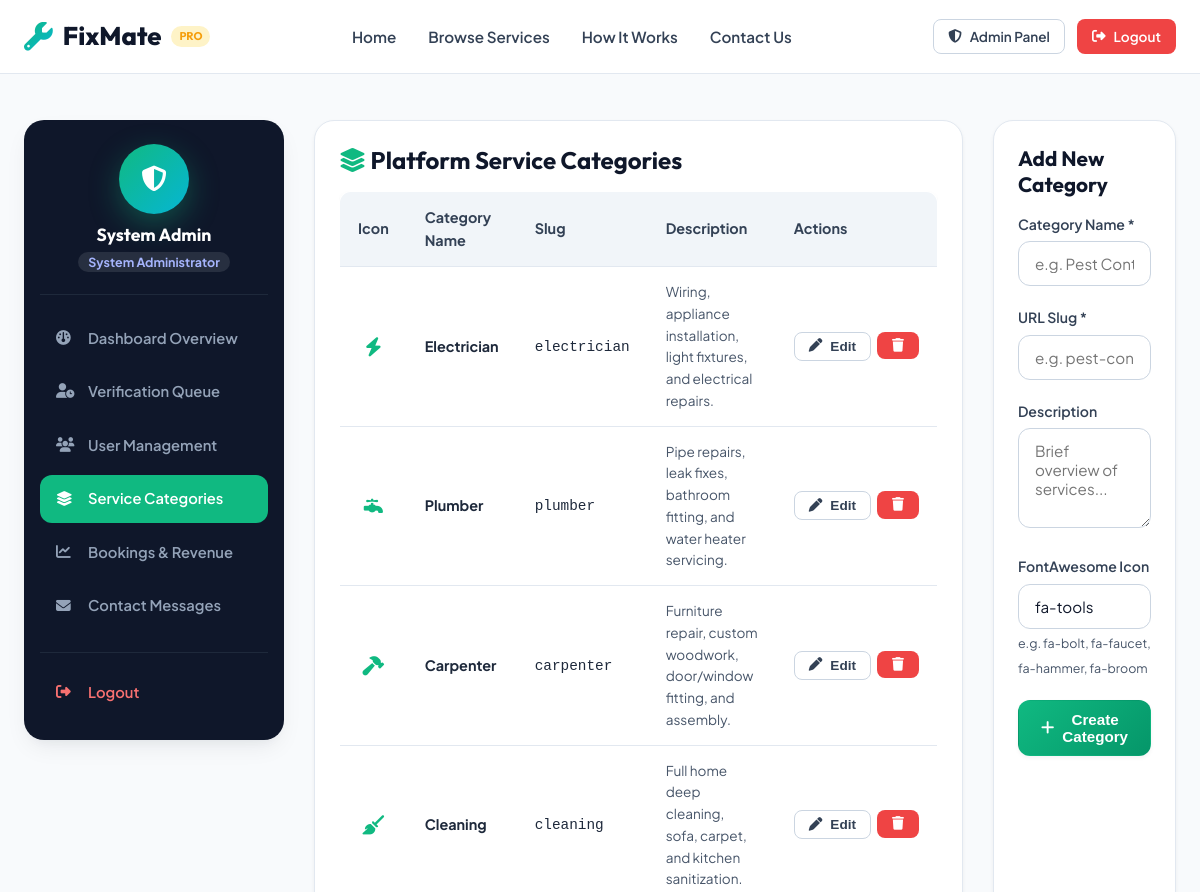
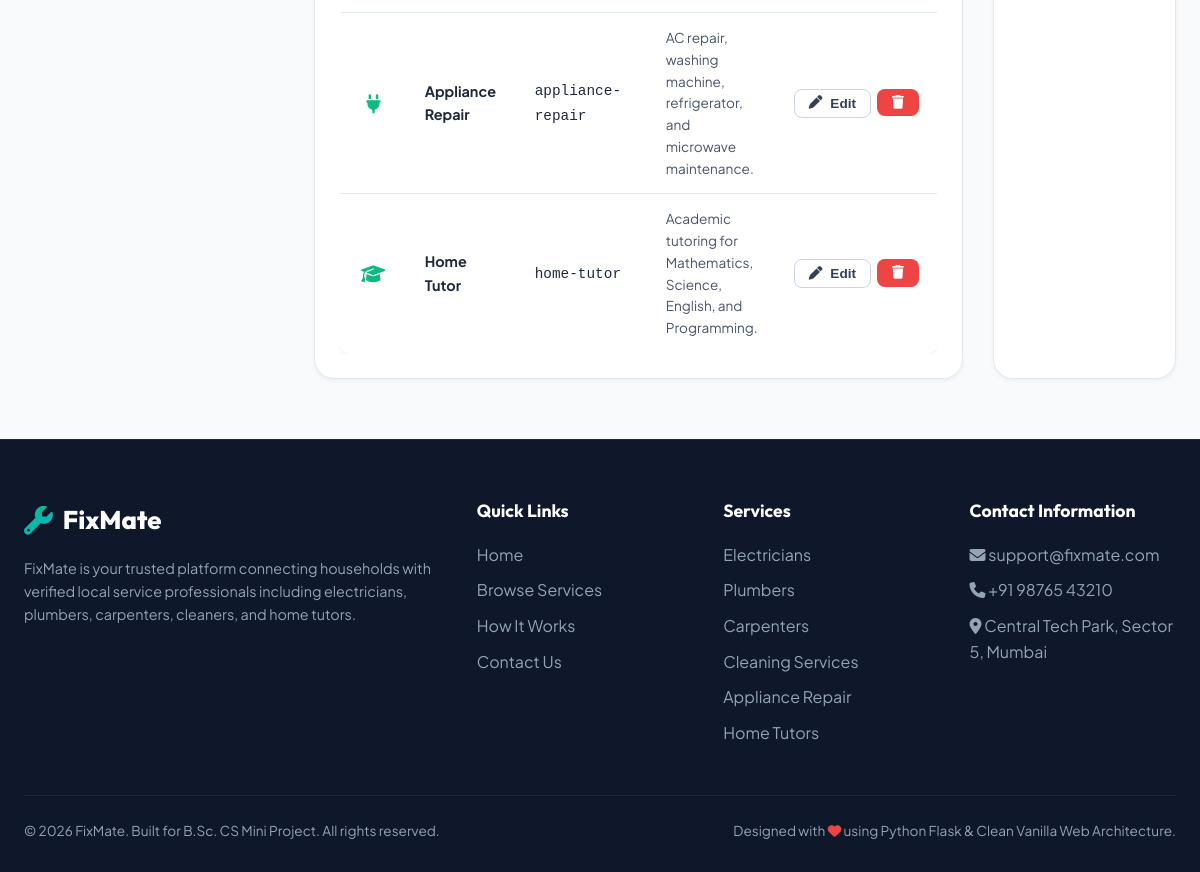
The app's page /admin/categories (signed in) with its own data (2 pictures, top to bottom).
### database.py (models this page shows, shortened)
class User(UserMixin, db.Model):
    __tablename__ = 'users'
    id = db.Column(db.Integer, primary_key=True)
    full_name = db.Column(db.String(100), nullable=False)
    email = db.Column(db.String(120), unique=True, nullable=False, index=True)
    password_hash = db.Column(db.String(255), nullable=False)
    mobile = db.Column(db.String(20), nullable=False)
    address = db.Column(db.Text, nullable=False)
    role = db.Column(db.String(20), nullable=False)  # 'customer', 'provider', 'admin'
    status = db.Column(db.String(20), default='Approved')  # 'Approved', 'Pending', 'Rejected'
    created_at = db.Column(db.DateTime, default=datetime.now)
    customer_profile = db.relationship('CustomerProfile', backref='user', uselist=False, cascade="all, delete-orphan")
    provider_profile = db.relationship('ProviderProfile', backref='user', uselist=False, cascade="all, delete-orphan")

class Category(db.Model):
    __tablename__ = 'categories'
    id = db.Column(db.Integer, primary_key=True)
    name = db.Column(db.String(80), nullable=False, unique=True)
    slug = db.Column(db.String(80), nullable=False, unique=True)
    description = db.Column(db.Text, nullable=True)
    icon = db.Column(db.String(50), default='fa-tools')
    services = db.relationship('Service', backref='category', lazy=True)

### routes/admin.py (the view)
@admin_bp.route('/categories')
def categories():
    categories_list = Category.query.all()
    return render_template('admin/categories.html', categories=categories_list, active_page='categories')

### routes/admin.py (called while the page is built)
@admin_bp.before_request
@login_required
def check_admin_role():
    if current_user.role != 'admin':
        flash('Access restricted to Platform Administrators.', 'danger')
        return redirect(url_for('public.home'))

### templates/admin/categories.html (shortened to what this page needs)
{% extends 'admin/layout.html' %}
{% block admin_content %}
<div style="display: grid; grid-template-columns: 2fr 1fr; gap: 30px;">
    <div style="background: var(--white); border: 1px solid var(--gray-200); border-radius: var(--radius-lg); padding: 24px; box-shadow: var(--shadow-sm);">
        <h2 style="font-size: 1.5rem; color: var(--dark); margin-bottom: 16px;"><i class="fa-solid fa-layer-group" style="color: var(--primary);"></i> Platform Service Categories</h2>
        {% if categories %}
            <div class="table-responsive">
                <table class="data-table">
                    <thead>
                        <tr>
                            <th>Icon</th>
                            <th>Category Name</th>
                            <th>Slug</th>
                            <th>Description</th>
                            <th>Actions</th>
                        </tr>
                    </thead>
                    <tbody>
                        {% for c in categories %}
                            <tr>
                                <td style="text-align: center; font-size: 1.2rem; color: var(--primary);">
                                    <i class="fa-solid {{ c.icon }}"></i>
                                </td>
                                <td><strong>{{ c.name }}</strong></td>
                                <td><code>{{ c.slug }}</code></td>
                                <td style="font-size: 0.85rem; color: var(--gray-600);">{{ c.description }}</td>
                                <td>
                                    <div style="display: flex; gap: 6px;">
                                        <button class="btn btn-outline btn-sm" onclick="openEditCategoryModal('{{ c.id }}', '{{ c.name }}', '{{ c.slug }}', '{{ c.description }}', '{{ c.icon }}')">
                                            <i class="fa-solid fa-pen"></i> Edit
                                        </button>
                                        <form action="{{ url_for('admin.delete_category', category_id=c.id) }}" method="POST" onsubmit="return confirm('Are you sure you want to delete this category?');" style="display: inline;">
                                            <button type="submit" class="btn btn-danger btn-sm"><i class="fa-solid fa-trash"></i></button>
                                        </form>
                                    </div>
                                </td>
                            </tr>
                        {% endfor %}
                    </tbody>
                </table>
            </div>
        {% else %}
            <p style="color: var(--gray-600);">No service categories created yet.</p>
        {% endif %}
    </div>
    <div style="background: var(--white); border: 1px solid var(--gray-200); border-radius: var(--radius-lg); padding: 24px; box-shadow: var(--shadow-sm);">
        <h3 id="category-form-title" style="font-size: 1.3rem; color: var(--dark); margin-bottom: 16px;">Add New Category</h3>
        <form id="category-form" action="{{ url_for('admin.add_category') }}" method="POST">
            <div class="form-group">
                <label for="name" class="form-label">Category Name *</label>
                <input type="text" id="name" name="name" class="form-control" placeholder="e.g. Pest Control" required>
            </div>
            <div class="form-group">
                <label for="slug" class="form-label">URL Slug *</label>
                <input type="text" id="slug" name="slug" class="form-control" placeholder="e.g. pest-control" required>
            </div>
            <div class="form-group">
                <label for="description" class="form-label">Description</label>
                <textarea id="description" name="description" class="form-control" placeholder="Brief overview of services..."></textarea>
            </div>
            <div class="form-group">
                <label for="icon" class="form-label">FontAwesome Icon</label>
                <input type="text" id="icon" name="icon" class="form-control" placeholder="fa-tools" value="fa-tools">
                <small style="color: var(--gray-600); font-size: 0.78rem;">e.g. fa-bolt, fa-faucet, fa-hammer, fa-broom</small>
            </div>
            <button type="submit" id="submit-cat-btn" class="btn btn-primary" style="width: 100%;">
                <i class="fa-solid fa-plus"></i> Create Category
            </button>
        </form>
    </div>
</div>
{% endblock %}

### templates/admin/layout.html (shortened to what this page needs)
{% extends 'base.html' %}
{% block content %}
<div class="container" style="padding-top: 30px; padding-bottom: 60px;">
    <div style="display: grid; grid-template-columns: 260px 1fr; gap: 30px; align-items: start;">
        <aside style="background: var(--dark); border-radius: var(--radius-lg); padding: 24px 16px; color: white; box-shadow: var(--shadow-md); position: sticky; top: 90px;">
            <div style="text-align: center; padding-bottom: 20px; border-bottom: 1px solid var(--gray-800); margin-bottom: 20px;">
                <div style="width: 70px; height: 70px; border-radius: 50%; background: linear-gradient(135deg, var(--primary), var(--secondary)); color: white; font-weight: 800; font-size: 1.6rem; display: flex; align-items: center; justify-content: center; margin: 0 auto 10px; box-shadow: var(--shadow-glow);">
                    <i class="fa-solid fa-shield-halved"></i>
                </div>
                <h3 style="font-size: 1.1rem; margin-bottom: 2px; color: white;">{{ current_user.full_name }}</h3>
                <span style="font-size: 0.78rem; color: #a5b4fc; font-weight: 700; background: rgba(255,255,255,0.1); padding: 2px 10px; border-radius: var(--radius-full);">System Administrator</span>
            </div>
            <ul style="list-style: none; display: flex; flex-direction: column; gap: 6px;">
                <li>
                    <a href="{{ url_for('admin.dashboard') }}" style="display: flex; align-items: center; gap: 12px; padding: 12px 16px; border-radius: var(--radius-md); font-weight: 600; font-size: 0.92rem; color: {% if active_page == 'dashboard' %}white{% else %}var(--gray-400){% endif %}; background: {% if active_page == 'dashboard' %}var(--primary){% else %}transparent{% endif %}; transition: var(--transition);">
                        <i class="fa-solid fa-gauge" style="width: 20px;"></i> Dashboard Overview
                    </a>
                </li>
                <li>
                    <a href="{{ url_for('admin.providers') }}" style="display: flex; align-items: center; gap: 12px; padding: 12px 16px; border-radius: var(--radius-md); font-weight: 600; font-size: 0.92rem; color: {% if active_page == 'providers' %}white{% else %}var(--gray-400){% endif %}; background: {% if active_page == 'providers' %}var(--primary){% else %}transparent{% endif %}; transition: var(--transition);">
                        <i class="fa-solid fa-user-clock" style="width: 20px;"></i> Verification Queue
                    </a>
                </li>
                <li>
                    <a href="{{ url_for('admin.users') }}" style="display: flex; align-items: center; gap: 12px; padding: 12px 16px; border-radius: var(--radius-md); font-weight: 600; font-size: 0.92rem; color: {% if active_page == 'users' %}white{% else %}var(--gray-400){% endif %}; background: {% if active_page == 'users' %}var(--primary){% else %}transparent{% endif %}; transition: var(--transition);">
                        <i class="fa-solid fa-users" style="width: 20px;"></i> User Management
                    </a>
                </li>
                <li>
                    <a href="{{ url_for('admin.categories') }}" style="display: flex; align-items: center; gap: 12px; padding: 12px 16px; border-radius: var(--radius-md); font-weight: 600; font-size: 0.92rem; color: {% if active_page == 'categories' %}white{% else %}var(--gray-400){% endif %}; background: {% if active_page == 'categories' %}var(--primary){% else %}transparent{% endif %}; transition: var(--transition);">
                        <i class="fa-solid fa-layer-group" style="width: 20px;"></i> Service Categories
                    </a>
                </li>
                <li>
                    <a href="{{ url_for('admin.bookings') }}" style="display: flex; align-items: center; gap: 12px; padding: 12px 16px; border-radius: var(--radius-md); font-weight: 600; font-size: 0.92rem; color: {% if active_page == 'bookings' %}white{% else %}var(--gray-400){% endif %}; background: {% if active_page == 'bookings' %}var(--primary){% else %}transparent{% endif %}; transition: var(--transition);">
                        <i class="fa-solid fa-chart-line" style="width: 20px;"></i> Bookings & Revenue
                    </a>
                </li>
                <li>
                    <a href="{{ url_for('admin.contact_messages') }}" style="display: flex; align-items: center; gap: 12px; padding: 12px 16px; border-radius: var(--radius-md); font-weight: 600; font-size: 0.92rem; color: {% if active_page == 'contact_messages' %}white{% else %}var(--gray-400){% endif %}; background: {% if active_page == 'contact_messages' %}var(--primary){% else %}transparent{% endif %}; transition: var(--transition);">
                        <i class="fa-solid fa-envelope" style="width: 20px;"></i> Contact Messages
                    </a>
                </li>
                <li style="margin-top: 16px; border-top: 1px solid var(--gray-800); padding-top: 16px;">
                    <a href="{{ url_for('auth.logout') }}" style="display: flex; align-items: center; gap: 12px; padding: 12px 16px; border-radius: var(--radius-md); font-weight: 600; font-size: 0.92rem; color: #f87171; transition: var(--transition);">
                        <i class="fa-solid fa-right-from-bracket" style="width: 20px;"></i> Logout
                    </a>
                </li>
            </ul>
        </aside>
        <main>
            {% block admin_content %}{% endblock %}
        </main>
    </div>
</div>
{% endblock %}

### static/css/style.css (style rules this page uses)
:root { --primary: #10b981; --primary-hover: #059669; --primary-light: #ecfdf5; --secondary: #06b6d4; --secondary-hover: #0891b2; --accent: #f59e0b; --accent-light: #fef3c7; --dark: #0f172a; --dark-surface: #1e293b; --light: #f8fafc; --white: #ffffff; --gray-50: #f8fafc; --gray-100: #f1f5f9; --gray-200: #e2e8f0; --gray-300: #cbd5e1; --gray-400: #94a3b8; --gray-600: #475569; --gray-700: #334155; --gray-800: #1e293b; --danger: #ef4444; --success: #10b981; --warning: #f59e0b; --radius-sm: 8px; --radius-md: 12px; --radius-lg: 20px; --radius-full: 9999px; --shadow-sm: 0 2px 4px rgba(15, 23, 42, 0.05); --shadow-md: 0 10px 25px -5px rgba(15, 23, 42, 0.08), 0 8px 10px -6px rgba(15, 23, 42, 0.04); --shadow-lg: 0 20px 35px -10px rgba(15, 23, 42, 0.12), 0 10px 15px -5px rgba(15, 23, 42, 0.06); --shadow-glow: 0 10px 30px rgba(16, 185, 129, 0.35); --transition: all 0.3s cubic-bezier(0.4, 0, 0.2, 1); }
* { margin: 0; padding: 0; box-sizing: border-box; }
body { font-family: 'Plus Jakarta Sans', sans-serif; color: var(--gray-800); background-color: var(--gray-50); line-height: 1.6; overflow-x: hidden; display: flex; flex-direction: column; min-height: 100vh; }
h1, h2, h3, h4, h5, h6 { font-family: 'Outfit', sans-serif; color: var(--dark); font-weight: 700; line-height: 1.25; }
a { text-decoration: none; color: inherit; transition: var(--transition); }
.container { width: 100%; max-width: 1240px; margin: 0 auto; padding: 0 24px; }
.btn { display: inline-flex; align-items: center; justify-content: center; gap: 8px; padding: 10px 22px; font-size: 0.95rem; font-weight: 600; border-radius: var(--radius-md); border: 1px solid transparent; cursor: pointer; transition: var(--transition); text-align: center; }
.btn-primary { background: linear-gradient(135deg, var(--primary), var(--primary-hover)); color: var(--white); box-shadow: var(--shadow-sm); }
.btn-outline { background: transparent; border-color: var(--gray-300); color: var(--gray-700); }
.btn-danger { background: var(--danger); color: var(--white); }
.btn-sm { padding: 6px 14px; font-size: 0.85rem; border-radius: var(--radius-sm); }

### static/css/auth.css (style rules this page uses)
.form-group { margin-bottom: 20px; }
.form-label { display: block; font-weight: 600; font-size: 0.88rem; color: var(--gray-700); margin-bottom: 6px; }
.form-control { width: 100%; padding: 12px 16px; font-size: 0.95rem; font-family: inherit; color: var(--dark); background: var(--white); border: 1px solid var(--gray-300); border-radius: var(--radius-md); transition: var(--transition); }
textarea.form-control { resize: vertical; min-height: 100px; }
.table-responsive { overflow-x: auto; }
.data-table { width: 100%; border-collapse: collapse; background: var(--white); border-radius: var(--radius-md); overflow: hidden; box-shadow: var(--shadow-sm); border: 1px solid var(--gray-200); }
.data-table th, .data-table td { padding: 14px 18px; text-align: left; border-bottom: 1px solid var(--gray-200); font-size: 0.9rem; }
.data-table th { background: var(--gray-100); font-weight: 700; color: var(--gray-700); }

### records on screen
User: full_name "System Admin"
Category: name "Electrician", slug "electrician", description "Wiring, appliance installation, light fixtures, and electrical repairs."
Category: name "Plumber", slug "plumber", description "Pipe repairs, leak fixes, bathroom fitting, and water heater servicing."
Category: name "Carpenter", slug "carpenter", description "Furniture repair, custom woodwork, door/window fitting, and assembly."
Category: name "Cleaning", slug "cleaning", description "Full home deep cleaning, sofa, carpet, and kitchen sanitization."
Category: name "Appliance Repair", slug "appliance-repair", description "AC repair, washing machine, refrigerator, and microwave maintenance."
Category: name "Home Tutor", slug "home-tutor", description "Academic tutoring for Mathematics, Science, English, and Programming."
